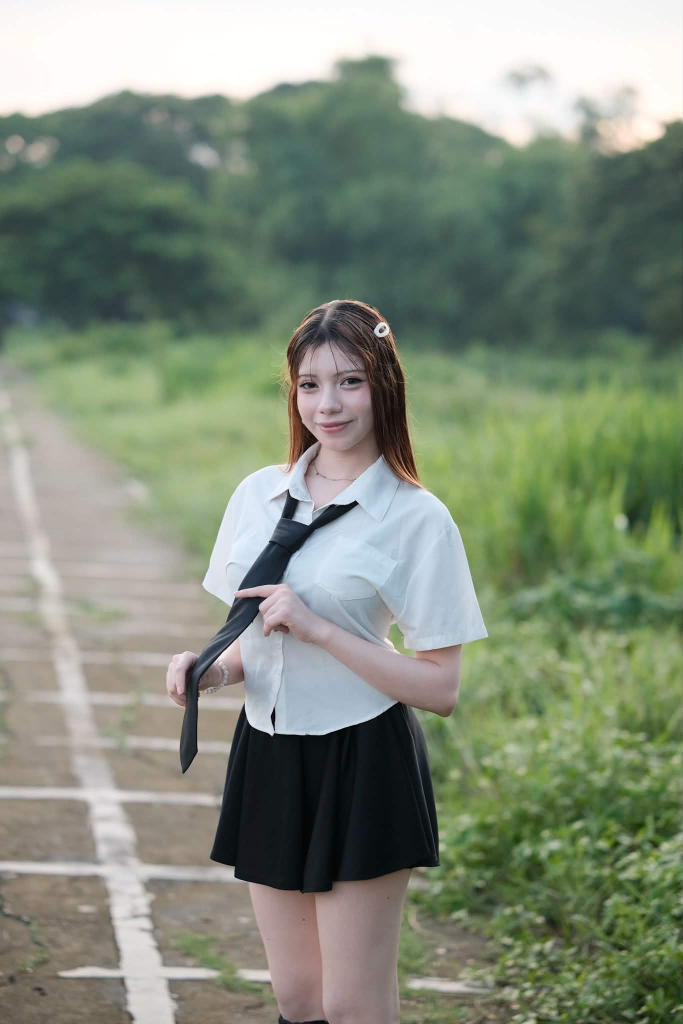
#> input picture Rean1.jpg, 1365 x 2048 px (shown at 1/2 size)
$ python 'import cv2.py'
#> lines starting #> are read from the running program, lines starting #| are printed output that depends on the picture; after the words box and inside, x2 and y2 are one past the last pixel; in counts of white or black regions, pixels touching at a corner belong together
from pathlib import Path

import cv2
import numpy as np


def create_drawing_animation(
    image_path,
    output_video_path="drawing_animation.mp4",
    duration_sec=6,
    fps=30,
    preview=True,
):
#> called with duration_sec = 6, fps = 30, preview = True
    if duration_sec <= 0 or fps <= 0:
        raise ValueError("duration_sec and fps must be greater than zero")

    image_path = Path(image_path)
    img = cv2.imread(str(image_path))
#> img is the input picture: shape (2048, 1365, 3); mean B, G, R 123.7, 141.2, 131.5
    if img is None:
        raise FileNotFoundError(f"Could not load image: {image_path}")

    height, width = img.shape[:2]
    max_dim = 800
    scale = min(1.0, max_dim / float(max(height, width)))
    resized_width = max(2, int(width * scale) // 2 * 2)
    resized_height = max(2, int(height * scale) // 2 * 2)
    if (resized_width, resized_height) != (width, height):
        img = cv2.resize(
            img,
            (resized_width, resized_height),
            interpolation=cv2.INTER_AREA,
        )
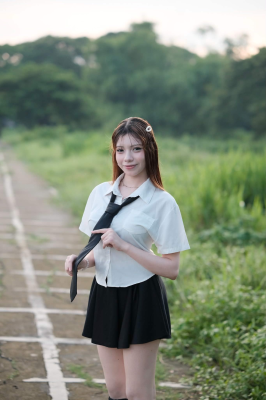
#> img: shape (800, 532, 3) (shown at 1/2 size); mean B, G, R 123.7, 141.2, 131.5
        height, width = img.shape[:2]

    gray = cv2.cvtColor(img, cv2.COLOR_BGR2GRAY)
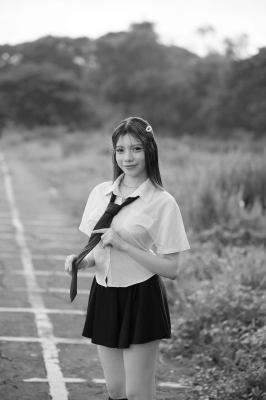
#> gray: shape (800, 532) (shown at 1/2 size); min 3, max 255, mean 136.3
    blurred = cv2.GaussianBlur(gray, (5, 5), 0)
    edges = cv2.Canny(blurred, 30, 100)
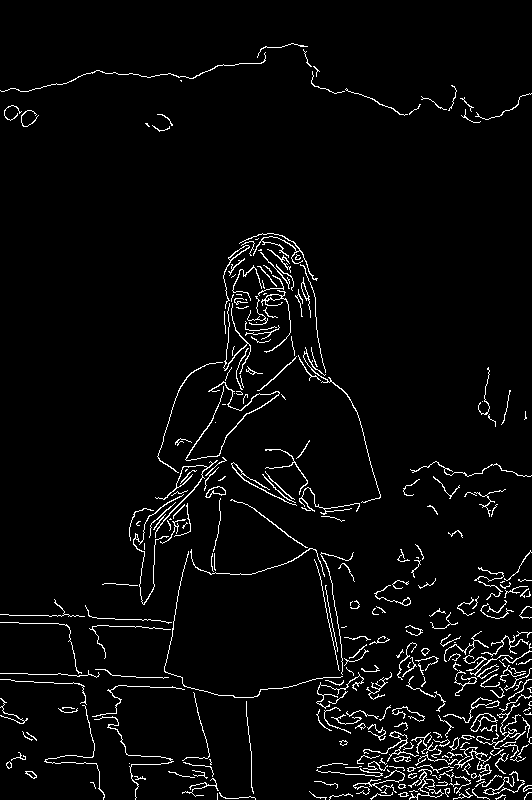
#> edges: shape (800, 532); 3.8% white in thin lines or dots
    contours, _ = cv2.findContours(edges, cv2.RETR_LIST, cv2.CHAIN_APPROX_NONE)
#> contours = 347 contours, 281 with area under 20; largest, box (x1, y1, x2, y2) and area: (470, 713, 498, 732) 170, (470, 713, 496, 732) 146, (363, 731, 419, 762) 130, (205, 486, 226, 498) 120, (185, 381, 280, 461) 111
    contours = sorted(
        contours, key=lambda contour: cv2.arcLength(contour, False), reverse=True
    )

    total_segments = sum(max(len(contour) - 1, 0) for contour in contours)
#> total_segments = 24962
    if total_segments == 0:
        raise ValueError(f"No drawable outlines found in {image_path}")

    output_video_path = Path(output_video_path)
    fourcc = cv2.VideoWriter_fourcc(*"mp4v")
    out = cv2.VideoWriter(str(output_video_path), fourcc, fps, (width, height))
    if not out.isOpened():
        raise OSError(f"Could not create video: {output_video_path}")

    canvas = np.full((height, width, 3), 245, dtype=np.uint8)
    drawing_frames = max(1, round(duration_sec * fps))
    contour_index = 0
    point_index = 1
    drawn_segments = 0

    print("Drawing the image, then revealing the full-color photo...")
    try:
        for frame_index in range(drawing_frames):
            target_segments = (
                total_segments * (frame_index + 1) + drawing_frames - 1
            ) // drawing_frames
            while drawn_segments < target_segments:
                while (
                    contour_index < len(contours)
                    and point_index >= len(contours[contour_index])
                ):
                    contour_index += 1
                    point_index = 1
                if contour_index >= len(contours):
                    break

                contour = contours[contour_index]
                pt1 = tuple(int(value) for value in contour[point_index - 1][0])
                pt2 = tuple(int(value) for value in contour[point_index][0])
                cv2.line(canvas, pt1, pt2, (45, 45, 45), 1, cv2.LINE_AA)
                point_index += 1
                drawn_segments += 1

            out.write(canvas)
            if preview:
                cv2.imshow("Drawing Animation - press Q to close preview", canvas)
                cv2.waitKey(1)
#> this loop made 180 passes
#> target_segments on passes 1 to 3: 139, 278, 417
#> pass 1, in create_drawing_animation, `cv2.imshow("Drawing Animation - press Q to close preview", canvas)`:
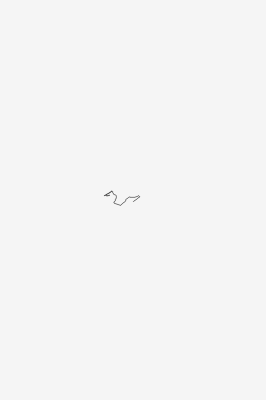
#> window 'Drawing Animation - press Q to': shape (800, 532, 3) (shown at 1/2 size); min 46, max 245, mean 244.9
#> after the loop:
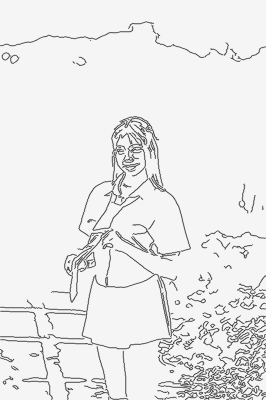
#> canvas: shape (800, 532, 3) (shown at 1/2 size); min 45, max 245, mean 233.9
#> after the loop, contour_index = 341; drawn_segments = 24962

        transition_frames = max(1, fps)
        for frame_index in range(transition_frames):
            photo_alpha = (frame_index + 1) / transition_frames
            frame = cv2.addWeighted(canvas, 1 - photo_alpha, img, photo_alpha, 0)
            out.write(frame)
            if preview:
                cv2.imshow("Drawing Animation - press Q to close preview", frame)
                cv2.waitKey(1)
#> this loop made 30 passes
#> pass 3, in create_drawing_animation, `frame = cv2.addWeighted(canvas, 1 - photo_alpha, img, photo_alpha, 0)`:
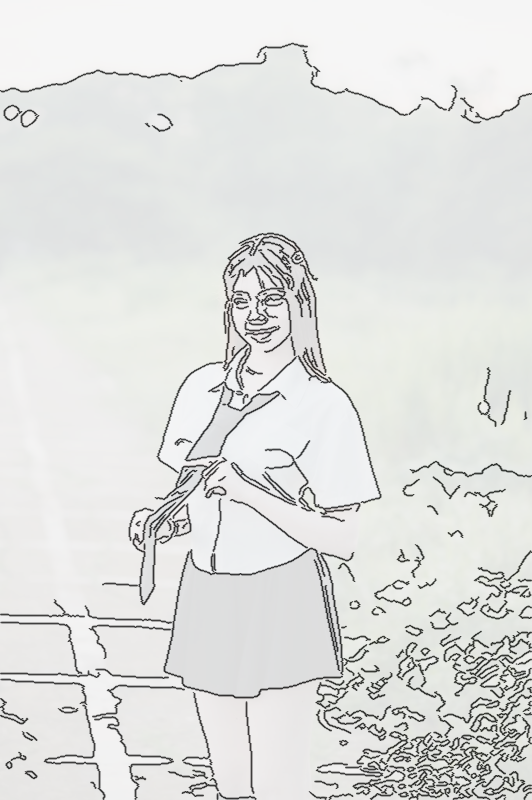
#> frame: shape (800, 532, 3); mean of channels 0, 1, 2 222.9, 224.6, 223.6; drawn as B, G, R

        for _ in range(fps * 2):
            out.write(img)
            if preview:
                cv2.imshow("Drawing Animation - press Q to close preview", img)
                cv2.waitKey(1)
    finally:
        out.release()
        if preview:
            cv2.destroyAllWindows()

    print(f"Animation saved successfully as {output_video_path}")


if __name__ == "__main__":
    image_file = Path(__file__).resolve().parent / "Rean1.jpg"
    video_file = Path(__file__).resolve().parent / "drawing_animation.mp4"
    create_drawing_animation(image_file, video_file)

$ run again, with Rean10.jpg copied over Rean1.jpg
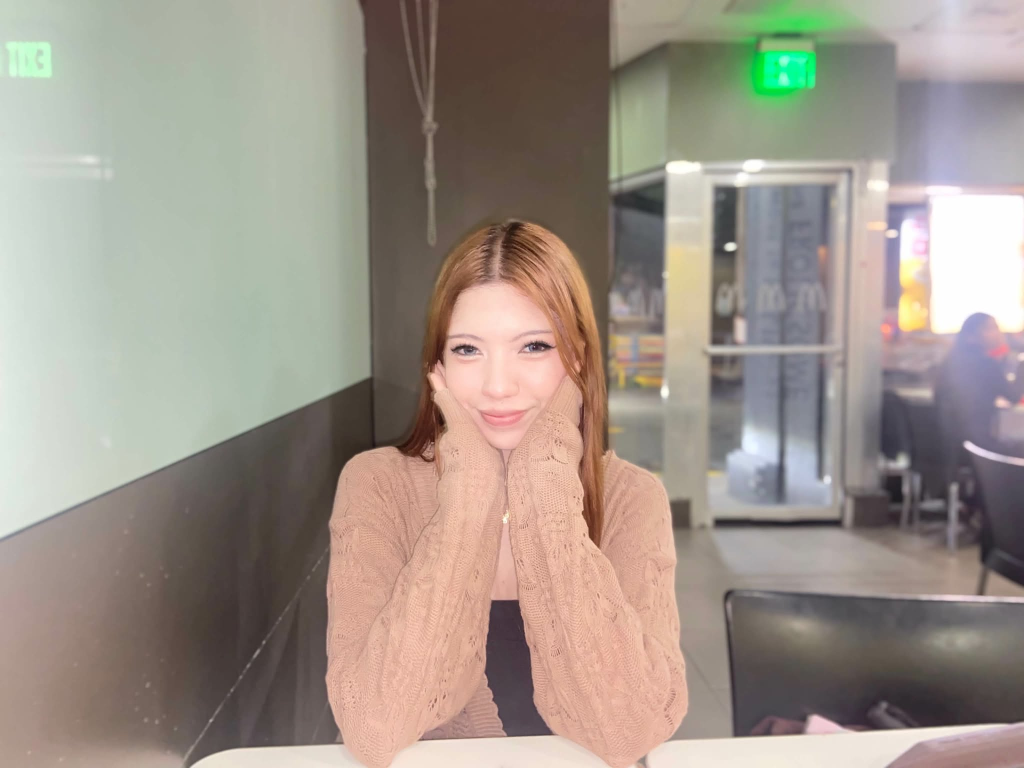
#> input picture Rean10.jpg, 2048 x 1536 px (shown at 1/2 size)
#> in create_drawing_animation, img is the input picture: shape (1536, 2048, 3); mean B, G, R 137.5, 147.5, 157.8
#> img: shape (600, 800, 3)
#> in create_drawing_animation, `edges = cv2.Canny(blurred, 30, 100)`:
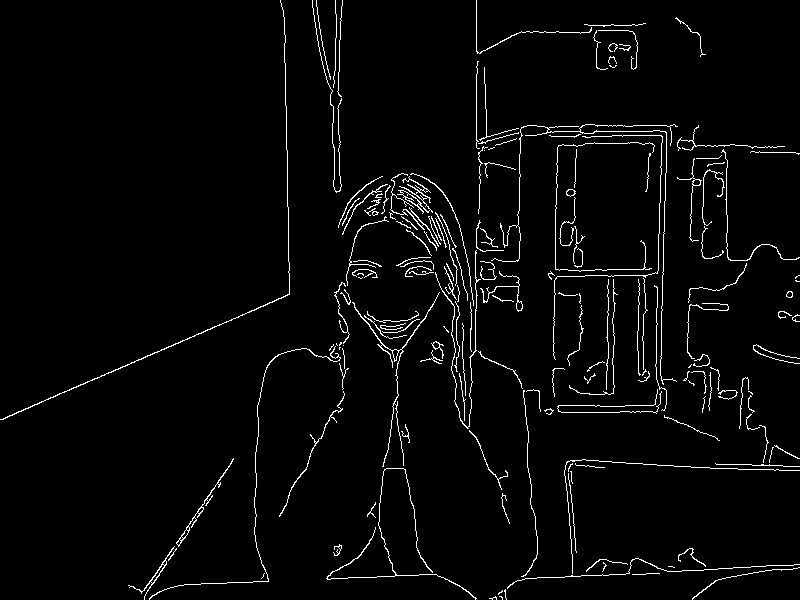
#> edges: shape (600, 800); 3% white in thin lines or dots
#> contours = 198 contours, 163 with area under 20; largest, box (x1, y1, x2, y2) and area: (397, 176, 433, 214) 228, (176, 458, 234, 547) 142, (352, 292, 440, 467) 132, (128, 546, 175, 600) 118, (0, 0, 290, 420) 104
#> total_segments = 24851
#> the loop in create_drawing_animation, `for frame_index in range(drawing_frames):` made 180 passes
#> target_segments on passes 1 to 3: 139, 277, 415
#> after the loop in create_drawing_animation, `for frame_index in range(drawing_frames):`:
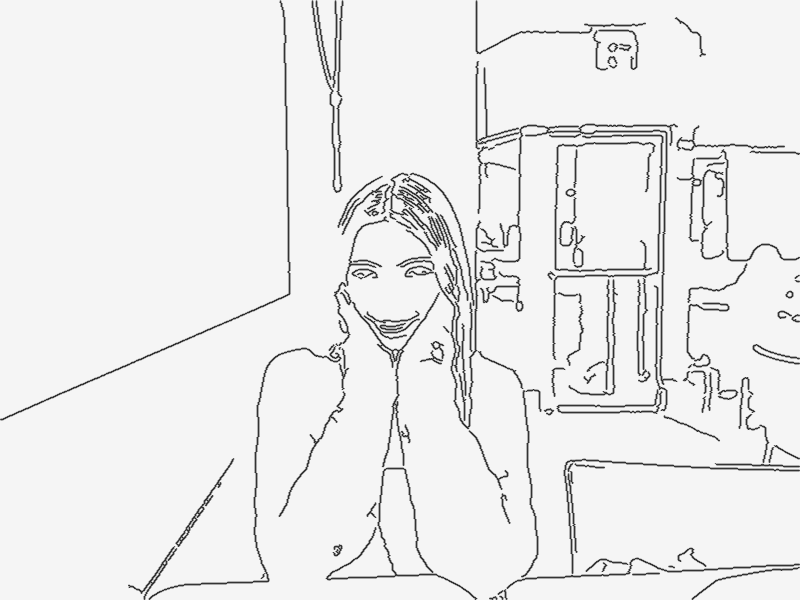
#> canvas: shape (600, 800, 3); min 45, max 245, mean 235.5
#> after the loop in create_drawing_animation, `for frame_index in range(drawing_frames):`: contour_index = 193; drawn_segments = 24851

$ run again, with Rean11.jpg copied over Rean1.jpg
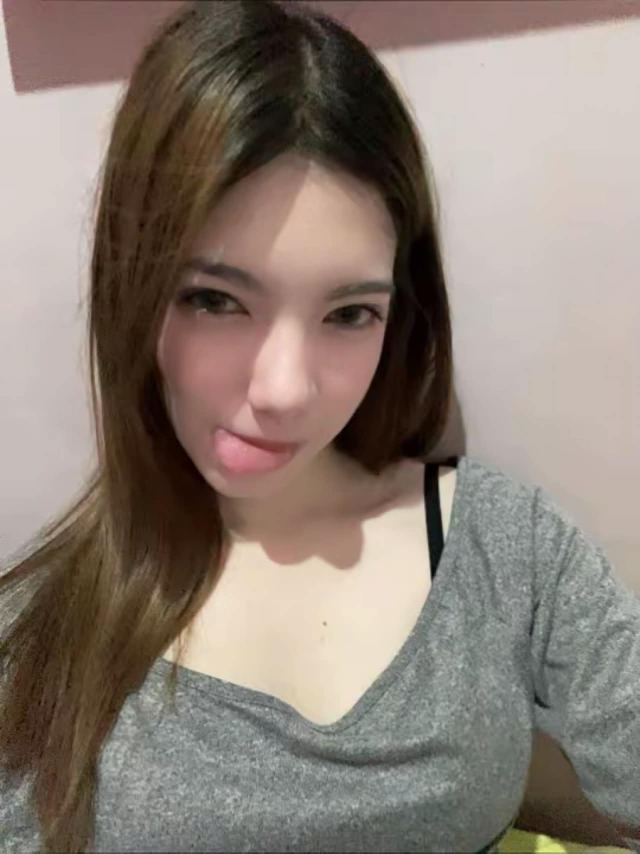
#> input picture Rean11.jpg, 1280 x 1707 px (shown at 1/2 size)
#> in create_drawing_animation, img is the input picture: shape (1707, 1280, 3); mean B, G, R 116.5, 125.8, 138.5
#> img: shape (800, 598, 3)
#> in create_drawing_animation, `edges = cv2.Canny(blurred, 30, 100)`:
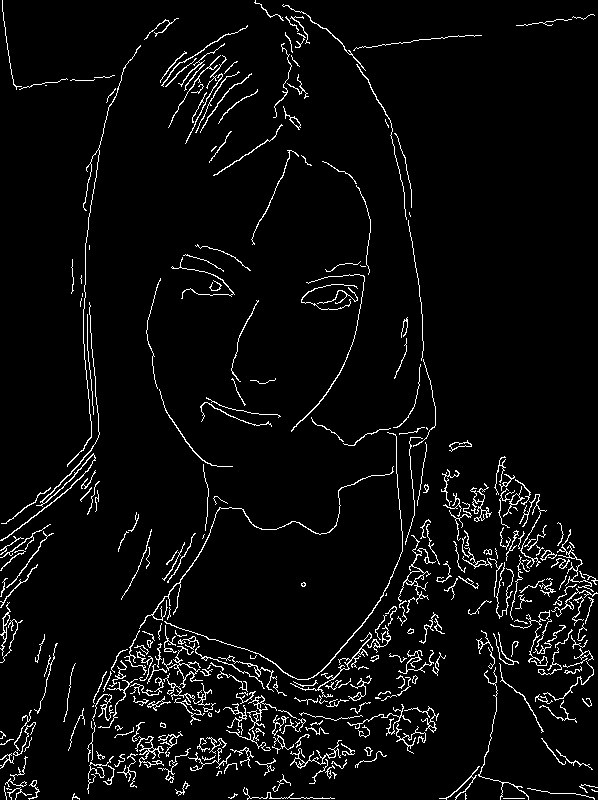
#> edges: shape (800, 598); 4.6% white in thin lines or dots
#> contours = 404 contours, 281 with area under 20; largest, box (x1, y1, x2, y2) and area: (398, 535, 436, 604) 206, (162, 646, 203, 688) 195, (0, 302, 100, 541) 160, (177, 663, 197, 680) 135, (247, 695, 277, 731) 132
#> total_segments = 33980
#> the loop in create_drawing_animation, `for frame_index in range(drawing_frames):` made 180 passes
#> target_segments on passes 1 to 3: 189, 378, 567
#> after the loop in create_drawing_animation, `for frame_index in range(drawing_frames):`: contour_index = 403; drawn_segments = 33980
#> the loop in create_drawing_animation, `for frame_index in range(transition_frames):` made 30 passes
#> pass 3, in create_drawing_animation, `frame = cv2.addWeighted(canvas, 1 - photo_alpha, img, photo_alpha, 0)`:
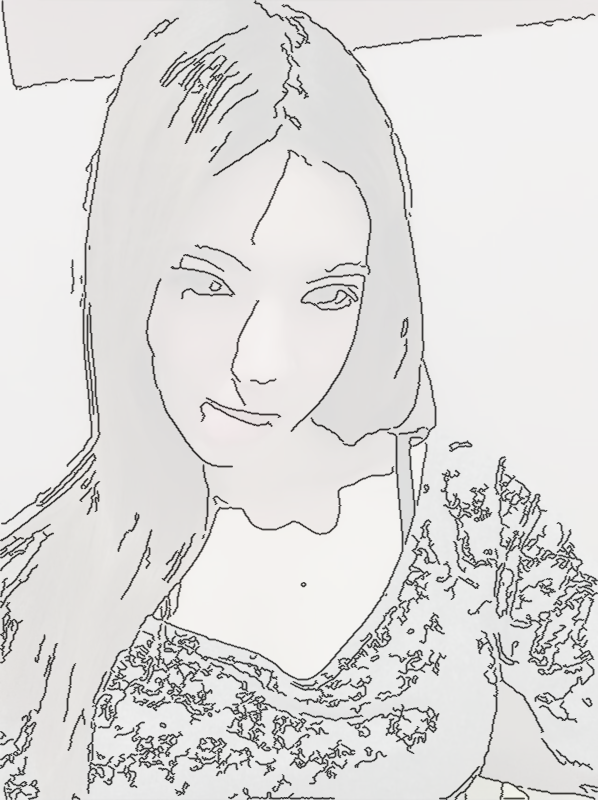
#> frame: shape (800, 598, 3); mean of channels 0, 1, 2 219.9, 220.8, 222.1; drawn as B, G, R
